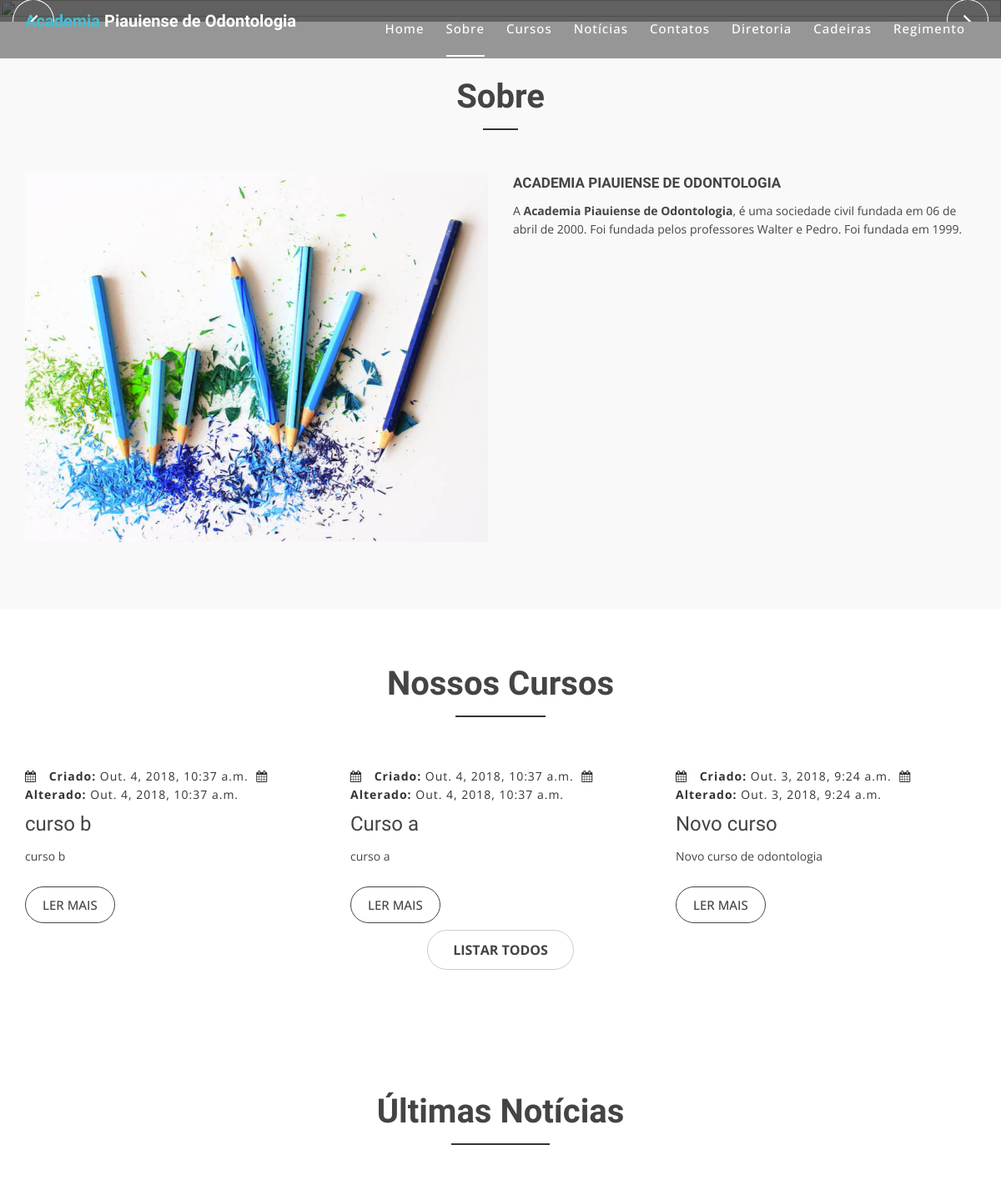
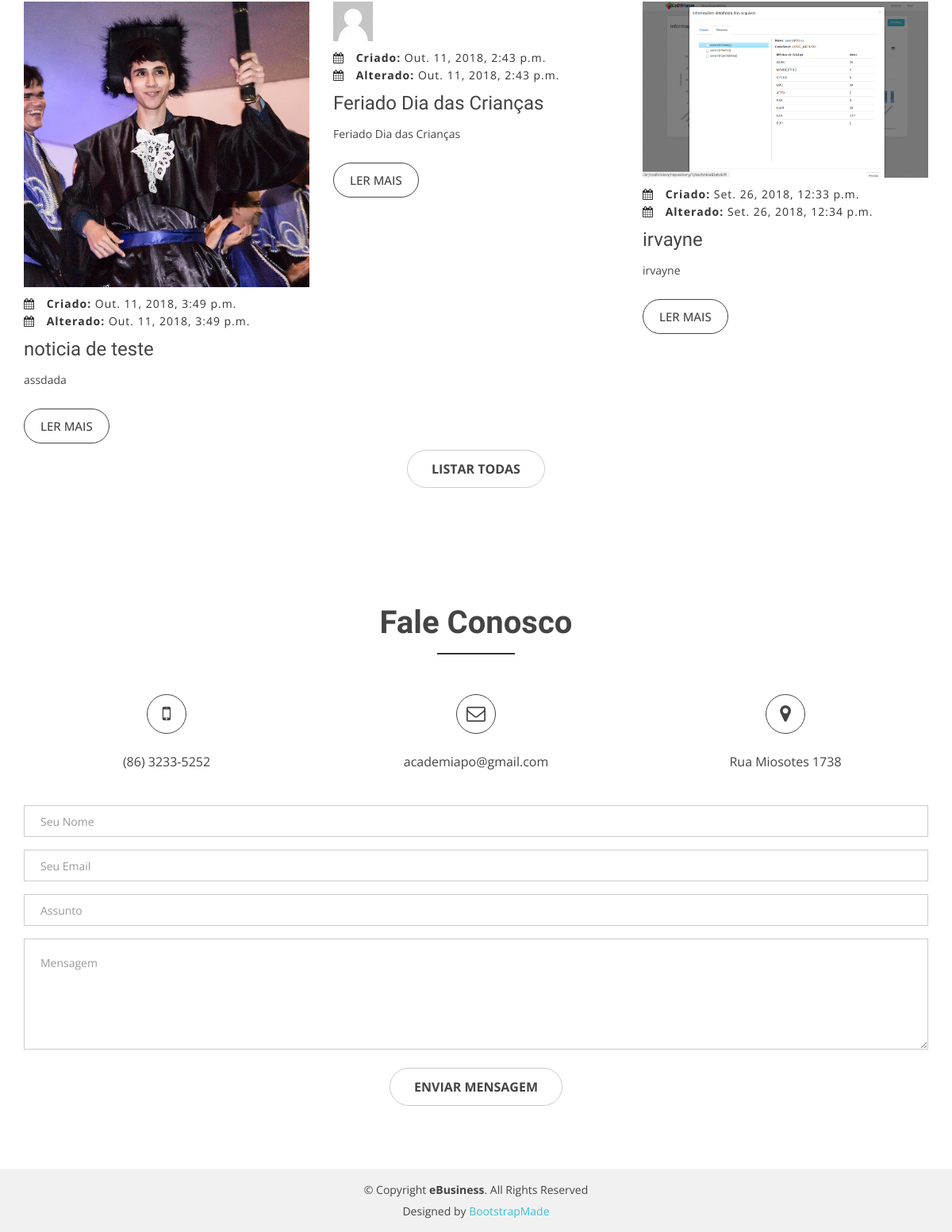
The page / on the database its author committed (2 pictures, top to bottom).
### core/models.py (models this page shows)
class Sobre(models.Model):
	titulo = models.CharField(max_length=1000)
	conteudo = models.CharField(max_length=1000)
	imagem = models.ImageField(upload_to='imagens/', blank=True, null=True)

class Curso(models.Model):
	nome = models.CharField(max_length=1000)
	descricao = models.CharField(max_length=1000)
	conteudo = models.CharField(max_length=1000)
	criado = models.DateTimeField(auto_now_add=True)
	modificado = models.DateTimeField(auto_now=True)

class Noticia(models.Model):
	titulo = models.CharField(max_length=1000)
	subtitulo = models.CharField(max_length=1000)
	conteudo = models.CharField(max_length=40000)
	criado = models.DateTimeField(auto_now_add=True)
	modificado = models.DateTimeField(auto_now=True)
	imagem = models.ImageField(upload_to='imagens/', blank=True, null=True)

class Home(models.Model):
	telefone = models.CharField(max_length=50)
	email = models.CharField(max_length=50)
	localizadao = models.CharField(max_length=100)
	imagem = models.ImageField(upload_to='imagens/', blank=True, null=True)

### front/views.py (the view)
# urls.py: path('', views.index, name='index'),
def index(request):
	noticias = Noticia.objects.all()
	cursos = Curso.objects.all()
	if len(noticias) >= 3:
		ultimas_noticias = noticias[len(noticias) - 3 : len(noticias)]
	elif len(noticias) >= 2:
		ultimas_noticias = noticias[len(noticias) - 2 : len(noticias)]
	else:
		ultimas_noticias = noticias
	if len(cursos) >= 3:
		ultimos_cursos = cursos[len(cursos) - 3 : len(cursos)]
	elif len(cursos) >= 2:
		ultimos_cursos = cursos[len(cursos) - 2 : len(cursos)]
	else:
		ultimos_cursos = cursos
	ultimas_noticias.reverse()
	ultimos_cursos.reverse()
	sobre = Sobre.objects.get(id=1)
	home = Home.objects.get(id=1)
	return render(request, 'index.html', {'sobre': sobre, 'ultimas_noticias': ultimas_noticias, 'ultimos_cursos': ultimos_cursos, 'home': home})

### front/templates/index.html (shortened to what this page needs)
{% load staticfiles %}
<!doctype html>
<html lang="pt-br">
<head>
  <link href="{% static "lib/bootstrap/css/bootstrap.min.css" %}" rel="stylesheet">
  <link href="{% static "lib/nivo-slider/css/nivo-slider.css" %}" rel="stylesheet">
  <link href="{% static "lib/owlcarousel/owl.carousel.css" %}" rel="stylesheet">
  <link href="{% static "lib/owlcarousel/owl.transitions.css" %}" rel="stylesheet">
  <link href="{% static "lib/font-awesome/css/font-awesome.min.css" %}" rel="stylesheet">
  <link href="{% static "lib/animate/animate.min.css" %}" rel="stylesheet">
  <link href="{% static "lib/venobox/venobox.css" %}" rel="stylesheet">
  <link href="{% static "css/nivo-slider-theme.css" %}" rel="stylesheet">
  <link href="{% static "css/style.css" %}" rel="stylesheet">
  <link href="{% static "css/responsive.css" %}" rel="stylesheet">
</head>
<body data-spy="scroll" data-target="#navbar-example">
  <header>
    <div id="sticker" class="header-area">
      <div class="container">
        <div class="row">
          <div class="col-md-12 col-sm-12">
            <nav class="navbar navbar-default">
              <div class="navbar-header">
                <a class="navbar-brand page-scroll sticky-logo" href="{% url 'index' %}">
                  <h1><span>Academia</span> Piauiense de Odontologia</h1>
								</a>
              </div>
              <div class="collapse navbar-collapse main-menu bs-example-navbar-collapse-1" id="navbar-example">
                <ul class="nav navbar-nav navbar-right">
                  <li class="active">
                    <a class="page-scroll" href="#home">Home</a>
                  </li>
                  <li>
                    <a class="page-scroll" href="#sobre">Sobre</a>
                  </li>
                  <li>
                    <a class="page-scroll" href="#cursos">Cursos</a>
                  </li>
                  <li>
                    <a class="page-scroll" href="#noticias">Notícias</a>
                  </li>
                  <li>
                    <a class="page-scroll" href="#contatos">Contatos</a>
                  </li>
                  <li>
                    <a href="{% url 'front_diretoria' %}">Diretoria</a>
                  </li>
                  <li>
                    <a class="page-scroll" href="{%url 'front_cadeiras_fundadores' %}">Cadeiras</a>
                  </li>
                  <li>
                    <a href="{% url 'front_estatuto' %}">Regimento</a>
                  </li>
                </ul>
              </div>
            </nav>
          </div>
        </div>
      </div>
    </div>
  </header>
  <div id="home" class="slider-area">
    <div class="bend niceties preview-2">
      <div id="ensign-nivoslider" class="slides">
      </div>
    </div>
  </div>
  <div id="sobre" class="about-area area-padding">
    <div class="container">
      <div class="row">
        <div class="col-md-12 col-sm-12 col-xs-12">
          <div class="section-headline text-center">
            <h2>Sobre</h2>
          </div>
        </div>
      </div>
      <div class="row">
        <div class="col-md-6 col-sm-6 col-xs-12">
          <div class="well-left">
            <div class="single-well">
              <a href="#">
								  <img src="{{sobre.imagem}}" alt="">
								</a>
            </div>
          </div>
        </div>
        <div class="col-md-6 col-sm-6 col-xs-12">
          <div class="well-middle">
            <div class="single-well">
              <a href="#">
                <h4 class="sec-head">Academia Piauiense de Odontologia</h4>
              </a>
              <div id="div_conteudo_sobre"></div>
            </div>
          </div>
        </div>
      </div>
    </div>
  </div>
  <div id="cursos" class="blog-area">
    <div class="blog-inner area-padding">
      <div class="container ">
        <div class="row">
          <div class="col-md-12 col-sm-12 col-xs-12">
            <div class="section-headline text-center">
              <h2>Nossos Cursos</h2>
            </div>
          </div>
        </div>
        <div class="row">
          {% for curso in ultimos_cursos %}
          <div class="col-md-4 col-sm-4 col-xs-12">
            <div class="single-blog">
              <div class="blog-meta">
                <span class="date-type">
                  <i class="fa fa-calendar"></i> <b>Criado:</b> {{curso.criado}}
                </span>
                <span class="date-type">
                  <i class="fa fa-calendar"></i> <b>Alterado:</b> {{curso.modificado}}
                </span>
              </div>
              <div class="blog-text">
                <h4>
                  <a href="blog.html">{{curso.nome}}</a>
                </h4>
                <p>
                  {{curso.conteudo}}
                </p>
              </div>
              <span>
                <a href="{% url 'front_detalha_curso' curso.id %}" class="ready-btn">Ler Mais</a>
              </span>
            </div>
          </div>
          {% endfor %}
          <div class="col-md-12 col-sm-12 col-xs-12">
            <div class="form contact-form">
              <div class="text-center">
                <a href="{% url 'front_cursos' %}"><button type="submit">Listar Todos</button></a>
              </div>
            </div>
          </div>
        </div>
      </div>
    </div>
  </div>
  <div id="noticias" class="blog-area">
    <div class="blog-inner area-padding">
      <div class="container ">
        <div class="row">
          <div class="col-md-12 col-sm-12 col-xs-12">
            <div class="section-headline text-center">
              <h2>Últimas Notícias</h2>
            </div>
          </div>
        </div>
        <div class="row">
          {% for noticia in ultimas_noticias %}
          <div class="col-md-4 col-sm-4 col-xs-12">
            <div class="single-blog">
              <div class="single-blog-img">
                <a href="blog.html">
                  {% if noticia.imagem %}
									 <img src="{{noticia.imagem}}" alt="">
                  {% endif %}
								</a>
              </div>
              <div class="blog-meta">
                <span class="date-type">
									<i class="fa fa-calendar"></i> <b>Criado: </b>{{noticia.criado}}
								</span>
                <br>
                <span class="date-type">
                  <i class="fa fa-calendar"></i> <b>Alterado: </b>{{noticia.modificado}}
                </span>
              </div>
              <div class="blog-text">
                <h4>
                  <a>{{noticia.titulo}}</a>
								</h4>
                <div id="div_conteudo_noticia{{noticia.id}}">
                </div>
              </div>
              <span>
								<a href="{% url 'front_detalha_noticia' noticia.id %}" class="ready-btn">Ler Mais</a>
							</span>
            </div>
          </div>
          {% endfor %}
          <div class="col-md-12 col-sm-12 col-xs-12">
            <div class="form contact-form">
              <div class="text-center">
                <a href="{% url 'front_noticias' %}"><button type="submit">Listar Todas</button></a>
              </div>
            </div>
          </div>
        </div>
      </div>
    </div>
  </div>
  <div id="contatos" class="contact-area">
    <div class="contact-inner area-padding">
      <div class="container ">
        <div class="row">
          <div class="col-md-12 col-sm-12 col-xs-12">
            <div class="section-headline text-center">
              <h2>Fale Conosco</h2>
            </div>
          </div>
        </div>
        <div class="row">
          <div class="col-md-4 col-sm-4 col-xs-12">
            <div class="contact-icon text-center">
              <div class="single-icon">
                <i class="fa fa-mobile"></i>
                <p>
                  {{home.telefone}}<br>
                </p>
              </div>
            </div>
          </div>
          <div class="col-md-4 col-sm-4 col-xs-12">
            <div class="contact-icon text-center">
              <div class="single-icon">
                <i class="fa fa-envelope-o"></i>
                <p>
                  {{home.email}}<br>
                </p>
              </div>
            </div>
          </div>
          <div class="col-md-4 col-sm-4 col-xs-12">
            <div class="contact-icon text-center">
              <div class="single-icon">
                <i class="fa fa-map-marker"></i>
                <p>
                  {{home.localizadao}}
                </p>
              </div>
            </div>
          </div>
        </div>
        <div class="row">
          <div class="col-md-12 col-sm-12 col-xs-12">
            <div class="form contact-form">
              <form action="{% url 'email_enviar' %}" method="POST">
                <div class="form-group">
                  <input type="text" name="nome" class="form-control" id="name" placeholder="Seu Nome" data-rule="minlen:4" data-msg="O seu nome deve conter pelo menos 4 caracteres" />
                </div>
                <div class="form-group">
                  <input type="email" class="form-control" name="email" id="email" placeholder="Seu Email" data-rule="email" data-msg="Digite um email válido" />
                </div>
                <div class="form-group">
                  <input type="text" class="form-control" name="assunto" id="subject" placeholder="Assunto" data-rule="minlen:4" data-msg="O assunto deve conter pelo menos 8 caracteres" />
                </div>
                <div class="form-group">
                  <textarea class="form-control" name="mensagem" rows="5" data-rule="required" data-msg="Por favor, escreva sua mensagem para nós" placeholder="Mensagem"></textarea>
                </div>
                <div class="text-center"><button type="submit">Enviar Mensagem</button></div>
              </form>
            </div>
          </div>
        </div>
      </div>
    </div>
  </div>
  <footer>
    <div class="footer-area-bottom">
      <div class="container">
        <div class="row">
          <div class="col-md-12 col-sm-12 col-xs-12">
            <div class="copyright text-center">
              <p>
                &copy; Copyright <strong>eBusiness</strong>. All Rights Reserved
              </p>
            </div>
            <div class="credits">
              Designed by <a href="https://bootstrapmade.com/">BootstrapMade</a>
            </div>
          </div>
        </div>
      </div>
    </div>
  </footer>
</body>
</html>

### front/static/css/nivo-slider-theme.css (style rules this page uses)
.slider-area { color: #fff; position: relative; text-align: center; }
.niceties.preview-2 { position: relative; height: 100%; }

### rows shown on the page
Sobre: imagem (picture)
Curso: criado "Out. 4, 2018, 10:37 a.m.", modificado "Out. 4, 2018, 10:37 a.m.", nome "curso b", conteudo "curso b"
Curso: criado "Out. 4, 2018, 10:37 a.m.", modificado "Out. 4, 2018, 10:37 a.m.", nome "Curso a", conteudo "curso a"
Curso: criado "Out. 3, 2018, 9:24 a.m.", modificado "Out. 3, 2018, 9:24 a.m.", nome "Novo curso", conteudo "Novo curso de odontologia"
Noticia: imagem (picture), criado "Out. 11, 2018, 3:49 p.m.", modificado "Out. 11, 2018, 3:49 p.m.", titulo "noticia de teste"
Noticia: imagem (picture), criado "Out. 11, 2018, 2:43 p.m.", modificado "Out. 11, 2018, 2:43 p.m.", titulo "Feriado Dia das Crianças"
Noticia: imagem (picture), criado "Set. 26, 2018, 12:33 p.m.", modificado "Set. 26, 2018, 12:34 p.m.", titulo "irvayne"
Home: telefone "(86) 3233-5252", email "academiapo@gmail.com", localizadao "Rua Miosotes 1738"
